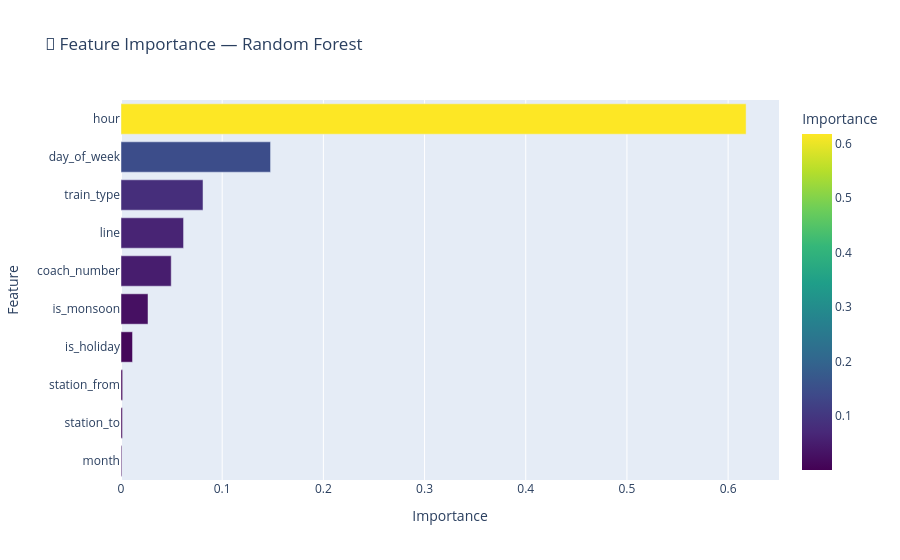

Notebook source saved alongside this figure:
### Code cell
# ============================================
# STEP 8 — BEST MODEL KO FINAL MODEL BANAO
# ============================================
# Kyun? → Jo best nikla, usi ko save karenge use
#          ke liye, baaki sirf comparison ke liye thay

print("\n" + "=" * 50)
print("STEP 8 — SELECTING BEST MODEL")
print("=" * 50)

best_model = models[best_model_name]

print(f"\n✅ Final Model Selected: {best_model_name}")
print(f"   Reason: Highest R² Score among all tested models")

# Feature importance (sirf tree-based models ke liye available hota hai)
if hasattr(best_model, 'feature_importances_'):
    importance_df = pd.DataFrame({
        'Feature': feature_columns,
        'Importance': best_model.feature_importances_
    }).sort_values('Importance', ascending=False)
    
    print("\n🔑 Feature Importance (Best Model):")
    for idx, row in importance_df.iterrows():
        bar = "█" * int(row['Importance'] * 100)
        print(f"   {row['Feature']:<15}: {row['Importance']*100:>5.1f}%  {bar}")
    
    fig3 = px.bar(
        importance_df,
        x='Importance',
        y='Feature',
        orientation='h',
        title=f'🔑 Feature Importance — {best_model_name}',
        color='Importance',
        color_continuous_scale='Viridis'
    )
    fig3.update_layout(yaxis={'categoryorder': 'total ascending'})
    fig3.show()
else:
    print("\n⚠️  Linear Regression has no feature_importances_ "
          "(it has coefficients instead)")

### Figure 1 — Plotly figure (JSON) as saved in the notebook; plotly's stock layout.template omitted (floating-point values rounded to 4 significant figures)
{"data": [{"hovertemplate": "Importance=%{marker.color}<br>Feature=%{y}<extra></extra>", "legendgroup": "", "marker": {"color": [0.6178, 0.1478, 0.08106, 0.06182, 0.04964, 0.0267, 0.0114, 0.00162, 0.0014, 0.0007928], "coloraxis": "coloraxis", "pattern": {"shape": ""}}, "name": "", "orientation": "h", "showlegend": false, "textposition": "auto", "type": "bar", "x": [0.6178, 0.1478, 0.08106, 0.06182, 0.04964, 0.0267, 0.0114, 0.00162, 0.0014, 0.0007928], "xaxis": "x", "y": ["hour", "day_of_week", "train_type", "line", "coach_number", "is_monsoon", "is_holiday", "station_from", "station_to", "month"], "yaxis": "y"}], "layout": {"barmode": "relative", "coloraxis": {"colorbar": {"title": {"text": "Importance"}}, "colorscale": [[0, "#440154"], [0.1111, "#482878"], [0.2222, "#3e4989"], [0.3333, "#31688e"], [0.4444, "#26828e"], [0.5556, "#1f9e89"], [0.6667, "#35b779"], [0.7778, "#6ece58"], [0.8889, "#b5de2b"], [1, "#fde725"]]}, "legend": {"tracegroupgap": 0}, "title": {"text": "🔑 Feature Importance — Random Forest"}, "xaxis": {"anchor": "y", "domain": [0, 1], "title": {"text": "Importance"}}, "yaxis": {"anchor": "x", "categoryorder": "total ascending", "domain": [0, 1], "title": {"text": "Feature"}}}}
